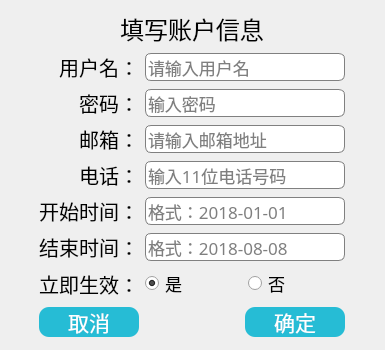
<?xml version="1.0" encoding="UTF-8"?>
<ui version="4.0">
 <class>registerDlg</class>
 <widget class="QDialog" name="registerDlg">
  <property name="geometry">
   <rect>
    <x>0</x>
    <y>0</y>
    <width>385</width>
    <height>350</height>
   </rect>
  </property>
  <property name="minimumSize">
   <size>
    <width>385</width>
    <height>350</height>
   </size>
  </property>
  <property name="maximumSize">
   <size>
    <width>385</width>
    <height>350</height>
   </size>
  </property>
  <property name="windowTitle">
   <string>Dialog</string>
  </property>
  <property name="styleSheet">
   <string notr="true"/>
  </property>
  <layout class="QGridLayout" name="gridLayout_3">
   <item row="0" column="0">
    <spacer name="horizontalSpacer_2">
     <property name="orientation">
      <enum>Qt::Horizontal</enum>
     </property>
     <property name="sizeHint" stdset="0">
      <size>
       <width>42</width>
       <height>20</height>
      </size>
     </property>
    </spacer>
   </item>
   <item row="0" column="2">
    <spacer name="horizontalSpacer">
     <property name="orientation">
      <enum>Qt::Horizontal</enum>
     </property>
     <property name="sizeHint" stdset="0">
      <size>
       <width>43</width>
       <height>20</height>
      </size>
     </property>
    </spacer>
   </item>
   <item row="0" column="1">
    <layout class="QGridLayout" name="gridLayout_2">
     <item row="1" column="0">
      <layout class="QGridLayout" name="gridLayout">
       <item row="5" column="1" colspan="2">
        <widget class="QLineEdit" name="endDateLineEdit">
         <property name="styleSheet">
          <string notr="true">QLineEdit{
background-color: rgb(255,255,255);
color: rgb(0, 0, 0);
border-radius:6px;
font:13pt;
font-family:Microsoft Yahei;
border:1px solid gray;
}
QLineEdit:hover{
border-width:2px;
border-color:rgb(170, 170, 255);
}
QLineEdit:focus {
border-width:2px;
border-color:gold;
}</string>
         </property>
         <property name="placeholderText">
          <string>格式：2018-08-08</string>
         </property>
        </widget>
       </item>
       <item row="5" column="0">
        <widget class="QLabel" name="stopLabel">
         <property name="styleSheet">
          <string notr="true">color: rgb(0, 0, 0);
font:bold;
font:15pt;
font-family:微软雅黑;</string>
         </property>
         <property name="text">
          <string>结束时间：</string>
         </property>
         <property name="alignment">
          <set>Qt::AlignRight|Qt::AlignTrailing|Qt::AlignVCenter</set>
         </property>
        </widget>
       </item>
       <item row="6" column="0">
        <widget class="QLabel" name="operationLabel">
         <property name="styleSheet">
          <string notr="true">color: rgb(0, 0, 0);
font:bold;
font:15pt;
font-family:微软雅黑;</string>
         </property>
         <property name="text">
          <string>立即生效：</string>
         </property>
         <property name="alignment">
          <set>Qt::AlignRight|Qt::AlignTrailing|Qt::AlignVCenter</set>
         </property>
        </widget>
       </item>
       <item row="6" column="1">
        <widget class="QRadioButton" name="enableRadioButton">
         <property name="styleSheet">
          <string notr="true">color: rgb(0, 0, 0);
font:bold;
font:13pt;
font-family:微软雅黑;</string>
         </property>
         <property name="text">
          <string>是</string>
         </property>
         <property name="checked">
          <bool>true</bool>
         </property>
        </widget>
       </item>
       <item row="4" column="1" colspan="2">
        <widget class="QLineEdit" name="startDateLineEdit">
         <property name="minimumSize">
          <size>
           <width>200</width>
           <height>0</height>
          </size>
         </property>
         <property name="styleSheet">
          <string notr="true">QLineEdit{
background-color: rgb(255,255,255);
color: rgb(0, 0, 0);
border-radius:6px;
font:13pt;
font-family:Microsoft Yahei;
border:1px solid gray;
}
QLineEdit:hover{
border-width:2px;
border-color:rgb(170, 170, 255);
}
QLineEdit:focus {
border-width:2px;
border-color:gold;
}</string>
         </property>
         <property name="placeholderText">
          <string>格式：2018-01-01</string>
         </property>
        </widget>
       </item>
       <item row="6" column="2">
        <widget class="QRadioButton" name="disenableRadioButton">
         <property name="styleSheet">
          <string notr="true">color: rgb(0, 0, 0);
font:bold;
font:13pt;
font-family:微软雅黑;</string>
         </property>
         <property name="text">
          <string>否</string>
         </property>
        </widget>
       </item>
       <item row="0" column="0">
        <widget class="QLabel" name="label_2">
         <property name="styleSheet">
          <string notr="true">color: rgb(0, 0, 0);
font:bold;
font:15pt;
font-family:微软雅黑;</string>
         </property>
         <property name="text">
          <string>用户名：</string>
         </property>
         <property name="alignment">
          <set>Qt::AlignRight|Qt::AlignTrailing|Qt::AlignVCenter</set>
         </property>
        </widget>
       </item>
       <item row="1" column="1" colspan="2">
        <widget class="QLineEdit" name="passwordLineEdit">
         <property name="styleSheet">
          <string notr="true">QLineEdit{
background-color: rgb(255,255,255);
color: rgb(0, 0, 0);
border-radius:6px;
font:13pt;
font-family:Microsoft Yahei;
border:1px solid gray;
}
QLineEdit:hover{
border-width:2px;
border-color:rgb(170, 170, 255);
}
QLineEdit:focus {
border-width:2px;
border-color:gold;
}
</string>
         </property>
         <property name="echoMode">
          <enum>QLineEdit::PasswordEchoOnEdit</enum>
         </property>
         <property name="placeholderText">
          <string>输入密码</string>
         </property>
        </widget>
       </item>
       <item row="1" column="0">
        <widget class="QLabel" name="label_3">
         <property name="styleSheet">
          <string notr="true">color: rgb(0, 0, 0);
font:bold;
font:15pt;
font-family:微软雅黑;</string>
         </property>
         <property name="text">
          <string>密码：</string>
         </property>
         <property name="alignment">
          <set>Qt::AlignRight|Qt::AlignTrailing|Qt::AlignVCenter</set>
         </property>
        </widget>
       </item>
       <item row="0" column="1" colspan="2">
        <widget class="QLineEdit" name="userLineEdit">
         <property name="styleSheet">
          <string notr="true">
QLineEdit{
background-color: rgb(255,255,255);
color: rgb(0, 0, 0);
border-radius:6px;
font:13pt;
font-family:Microsoft Yahei;
border:1px solid gray;
}
QLineEdit:hover{
border-width:2px;
border-color:rgb(170, 170, 255);
}
QLineEdit:focus {
border-width:2px;
border-color:gold;
}</string>
         </property>
         <property name="placeholderText">
          <string>请输入用户名</string>
         </property>
        </widget>
       </item>
       <item row="2" column="1" colspan="2">
        <widget class="QLineEdit" name="mailLineEdit">
         <property name="styleSheet">
          <string notr="true">QLineEdit{
background-color: rgb(255,255,255);
color: rgb(0, 0, 0);
border-radius:6px;
font:13pt;
font-family:Microsoft Yahei;
border:1px solid gray;
}
QLineEdit:hover{
border-width:2px;
border-color:rgb(170, 170, 255);
}
QLineEdit:focus {
border-width:2px;
border-color:gold;
}</string>
         </property>
         <property name="placeholderText">
          <string>请输入邮箱地址</string>
         </property>
        </widget>
       </item>
       <item row="2" column="0">
        <widget class="QLabel" name="label_5">
         <property name="styleSheet">
          <string notr="true">color: rgb(0, 0, 0);
font:bold;
font:15pt;
font-family:微软雅黑;</string>
         </property>
         <property name="text">
          <string>邮箱：</string>
         </property>
         <property name="alignment">
          <set>Qt::AlignRight|Qt::AlignTrailing|Qt::AlignVCenter</set>
         </property>
        </widget>
       </item>
       <item row="3" column="0">
        <widget class="QLabel" name="label_6">
         <property name="styleSheet">
          <string notr="true">color: rgb(0, 0, 0);
font:bold;
font:15pt;
font-family:微软雅黑;</string>
         </property>
         <property name="text">
          <string>电话：</string>
         </property>
         <property name="alignment">
          <set>Qt::AlignRight|Qt::AlignTrailing|Qt::AlignVCenter</set>
         </property>
        </widget>
       </item>
       <item row="3" column="1" colspan="2">
        <widget class="QLineEdit" name="phoneLineEdit">
         <property name="styleSheet">
          <string notr="true">QLineEdit{
background-color: rgb(255,255,255);
color: rgb(0, 0, 0);
border-radius:6px;
font:13pt;
font-family:Microsoft Yahei;
border:1px solid gray;
}
QLineEdit:hover{
border-width:2px;
border-color:rgb(170, 170, 255);
}
QLineEdit:focus {
border-width:2px;
border-color:gold;
}</string>
         </property>
         <property name="placeholderText">
          <string>输入11位电话号码</string>
         </property>
        </widget>
       </item>
       <item row="4" column="0">
        <widget class="QLabel" name="startLabel">
         <property name="styleSheet">
          <string notr="true">color: rgb(0, 0, 0);
font:bold;
font:15pt;
font-family:微软雅黑;</string>
         </property>
         <property name="text">
          <string>开始时间：</string>
         </property>
         <property name="alignment">
          <set>Qt::AlignRight|Qt::AlignTrailing|Qt::AlignVCenter</set>
         </property>
        </widget>
       </item>
       <item row="7" column="1">
        <spacer name="verticalSpacer">
         <property name="orientation">
          <enum>Qt::Vertical</enum>
         </property>
         <property name="sizeHint" stdset="0">
          <size>
           <width>20</width>
           <height>40</height>
          </size>
         </property>
        </spacer>
       </item>
      </layout>
     </item>
     <item row="2" column="0">
      <layout class="QHBoxLayout" name="horizontalLayout">
       <item>
        <widget class="QPushButton" name="cancelPushButton">
         <property name="minimumSize">
          <size>
           <width>100</width>
           <height>30</height>
          </size>
         </property>
         <property name="maximumSize">
          <size>
           <width>100</width>
           <height>30</height>
          </size>
         </property>
         <property name="styleSheet">
          <string notr="true">QPushButton
{
    font-family:Microsoft Yahei;
    color:white;
    background-color:rgb(38,188,213);
    border-radius:10px;
	font: 16pt;
}

QPushButton:hover
{
    background-color:deepskyblue;
}

QPushButton:pressed
{
    background-color:deepskyblue;
    padding-left:4px;
    padding-top:4px;
}
QPushButton:unpressed
{
    background-color:rgb(0 , 100 , 0);
    padding-left:4px;
    padding-top:4px;
}</string>
         </property>
         <property name="text">
          <string>取消</string>
         </property>
        </widget>
       </item>
       <item>
        <spacer name="horizontalSpacer_3">
         <property name="orientation">
          <enum>Qt::Horizontal</enum>
         </property>
         <property name="sizeHint" stdset="0">
          <size>
           <width>40</width>
           <height>20</height>
          </size>
         </property>
        </spacer>
       </item>
       <item>
        <widget class="QPushButton" name="registerPushButton">
         <property name="minimumSize">
          <size>
           <width>100</width>
           <height>30</height>
          </size>
         </property>
         <property name="maximumSize">
          <size>
           <width>100</width>
           <height>30</height>
          </size>
         </property>
         <property name="styleSheet">
          <string notr="true">QPushButton
{
    font-family:Microsoft Yahei;
    color:white;
    background-color:rgb(38,188,213);
    border-radius:10px;
	font: 16pt;
}

QPushButton:hover
{
    background-color:deepskyblue;
}

QPushButton:pressed
{
    background-color:deepskyblue;
    padding-left:4px;
    padding-top:4px;
}
QPushButton:unpressed
{
    background-color:rgb(0 , 100 , 0);
    padding-left:4px;
    padding-top:4px;
}</string>
         </property>
         <property name="text">
          <string>确定</string>
         </property>
        </widget>
       </item>
      </layout>
     </item>
     <item row="0" column="0">
      <widget class="QLabel" name="label_19">
       <property name="minimumSize">
        <size>
         <width>0</width>
         <height>35</height>
        </size>
       </property>
       <property name="font">
        <font>
         <family>Microsoft Yahei</family>
         <pointsize>18</pointsize>
         <weight>50</weight>
         <italic>false</italic>
         <bold>false</bold>
        </font>
       </property>
       <property name="styleSheet">
        <string notr="true">color: rgb(0, 0, 0);
font:18pt;
font-family:Microsoft Yahei;</string>
       </property>
       <property name="text">
        <string>填写账户信息</string>
       </property>
       <property name="alignment">
        <set>Qt::AlignCenter</set>
       </property>
      </widget>
     </item>
     <item row="3" column="0">
      <spacer name="verticalSpacer_2">
       <property name="orientation">
        <enum>Qt::Vertical</enum>
       </property>
       <property name="sizeHint" stdset="0">
        <size>
         <width>20</width>
         <height>40</height>
        </size>
       </property>
      </spacer>
     </item>
    </layout>
   </item>
  </layout>
 </widget>
 <tabstops>
  <tabstop>userLineEdit</tabstop>
  <tabstop>passwordLineEdit</tabstop>
  <tabstop>mailLineEdit</tabstop>
  <tabstop>phoneLineEdit</tabstop>
  <tabstop>startDateLineEdit</tabstop>
  <tabstop>endDateLineEdit</tabstop>
  <tabstop>enableRadioButton</tabstop>
  <tabstop>disenableRadioButton</tabstop>
  <tabstop>registerPushButton</tabstop>
  <tabstop>cancelPushButton</tabstop>
 </tabstops>
 <resources/>
 <connections>
  <connection>
   <sender>cancelPushButton</sender>
   <signal>clicked()</signal>
   <receiver>registerDlg</receiver>
   <slot>close()</slot>
   <hints>
    <hint type="sourcelabel">
     <x>162</x>
     <y>337</y>
    </hint>
    <hint type="destinationlabel">
     <x>189</x>
     <y>359</y>
    </hint>
   </hints>
  </connection>
 </connections>
</ui>
